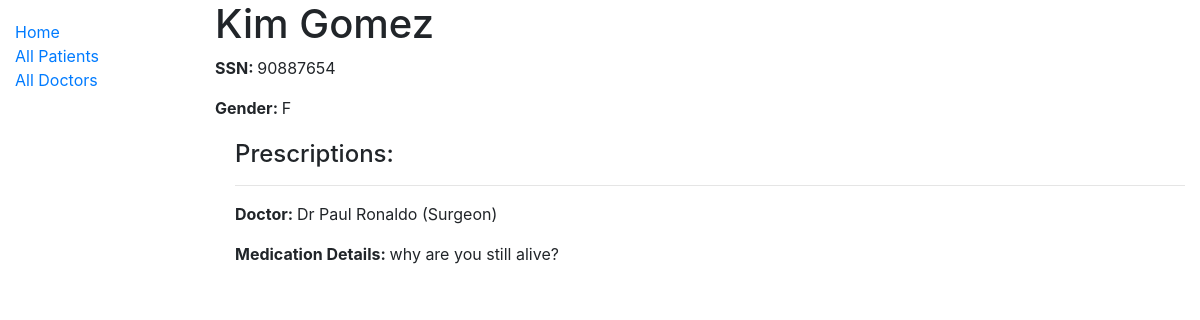
Page /catalog/patient/90887654 on the committed database.
### catalog/models.py (models this page shows, shortened)
class Patient(models.Model):
    GENDER_CHOICES = [('M', 'Male'), ('F', 'Female')]
    ssn = models.IntegerField('SSN', blank=False, primary_key=True)
    first_name = models.CharField('First Name', max_length=50)
    last_name = models.CharField('Last Name', max_length=50)
    gender = models.CharField(max_length=1, choices=GENDER_CHOICES)
    class Meta:
        ordering = ['first_name', 'last_name']

class Prescription(models.Model):
    patient = models.ForeignKey(Patient, on_delete=models.SET_NULL, null=True)
    doctor = models.ForeignKey(Doctor, on_delete=models.SET_NULL, null=True)
    dop = models.DateField(null=True, blank=False)
    desc = models.TextField('Prescription', help_text='Enter the prescription : ', null=True)

class Doctor(models.Model):
    PREFIX = [('Dr', 'Dr')]
    ssn = models.IntegerField('SSN', blank=False, primary_key=True)
    prefix = models.CharField(max_length=2, choices=PREFIX)
    first_name = models.CharField('First Name', max_length=50)
    last_name = models.CharField('Last Name', max_length=50)
    hosp_id = models.ForeignKey(Hospital, on_delete=models.SET_NULL, null=True)
    specialty = models.CharField(max_length=50)
    def __str__(self):
        return f'{self.prefix} {self.first_name} {self.last_name} ({self.specialty})'
    class Meta:
        ordering = ['first_name', 'last_name']

### catalog/views.py (the view)
# urls.py: path('patient/<int:pk>', views.PatientDetailView.as_view(), name='patient-detail'),
class PatientDetailView(generic.DetailView):
    model = Patient

### catalog/templates/catalog/patient_detail.html
{% extends "base.html" %}
{% block content %}
  <h1>{{ patient.first_name }} {{ patient.last_name}}</h1>
  <p><strong>SSN: </strong> {{ patient.ssn }}</p>
  <p><strong>Gender: </strong> {{ patient.gender }}</p>
  <div style="margin-left:20px;margin-top:20px">
    <h4>Prescriptions: </h4>
    {% for p in patient.prescription_set.all %}
      <hr>
      <p><strong>Doctor: </strong> {{p.doctor}}</p>
      <p><strong>Medication Details: </strong> {{p.desc}}</p>
    {% endfor %}
  </div>
{% endblock %}

### rows in the picture
Patient: first_name "Kim", last_name "Gomez", ssn "90887654", gender "F"
Prescription: doctor "Dr Paul Ronaldo (Surgeon)", desc "why are you still alive?"
